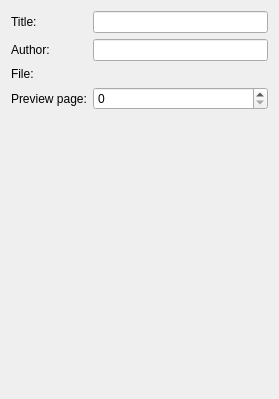
<?xml version="1.0" encoding="UTF-8"?>
<ui version="4.0">
 <class>Form</class>
 <widget class="QWidget" name="Form">
  <property name="geometry">
   <rect>
    <x>0</x>
    <y>0</y>
    <width>279</width>
    <height>399</height>
   </rect>
  </property>
  <property name="windowTitle">
   <string>Form</string>
  </property>
  <layout class="QVBoxLayout" name="verticalLayout">
   <item>
    <layout class="QFormLayout" name="formLayout">
     <item row="0" column="0">
      <widget class="QLabel" name="titleLabel">
       <property name="text">
        <string>Title:</string>
       </property>
      </widget>
     </item>
     <item row="0" column="1">
      <widget class="AMTLineEdit" name="titleLineEdit"/>
     </item>
     <item row="1" column="0">
      <widget class="QLabel" name="authorLabel">
       <property name="text">
        <string>Author:</string>
       </property>
      </widget>
     </item>
     <item row="1" column="1">
      <widget class="AMTLineEdit" name="authorLineEdit"/>
     </item>
     <item row="2" column="0">
      <widget class="QLabel" name="fileLabel">
       <property name="text">
        <string>File:</string>
       </property>
      </widget>
     </item>
     <item row="2" column="1">
      <widget class="AMTEntryFileInput" name="fileInput" native="true"/>
     </item>
     <item row="3" column="0">
      <widget class="QLabel" name="previewPageLabel">
       <property name="text">
        <string>Preview page:</string>
       </property>
      </widget>
     </item>
     <item row="3" column="1">
      <widget class="QSpinBox" name="previewPageSpinBox">
       <property name="maximum">
        <number>10000</number>
       </property>
      </widget>
     </item>
    </layout>
   </item>
  </layout>
 </widget>
 <customwidgets>
  <customwidget>
   <class>AMTLineEdit</class>
   <extends>QLineEdit</extends>
   <header>amt/views/customWidgets/amtinputwidgets</header>
  </customwidget>
  <customwidget>
   <class>AMTEntryFileInput</class>
   <extends>QWidget</extends>
   <header>amt/views/customWidgets/amtinputwidgets</header>
   <container>1</container>
  </customwidget>
 </customwidgets>
 <resources/>
 <connections/>
</ui>
